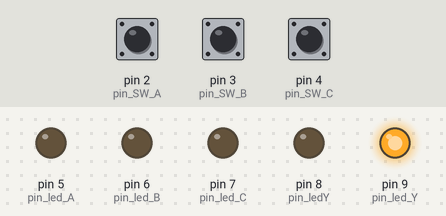
Simulated run of this sketch. Board: Arduino Uno, built with avr-gcc and run on an emulated ATmega328P. On the bench: output pins drawn as LEDs (lit = HIGH). The test bench sets the inputs (shaded band); at power-on: pin 2 (pin_SW_A) HIGH, pin 3 (pin_SW_B) HIGH, pin 4 (pin_SW_C) HIGH.

Above: at 1.2 s.
1.3 s: pin 2 (pin_SW_A) pulled LOW for 0.15 s
At 1.37 s:
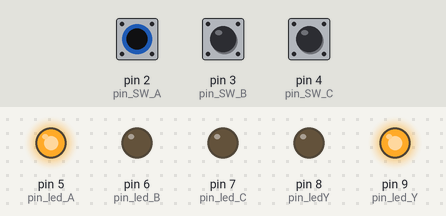
2.9 s: pin 3 (pin_SW_B) pulled LOW for 0.15 s
At 2.97 s:
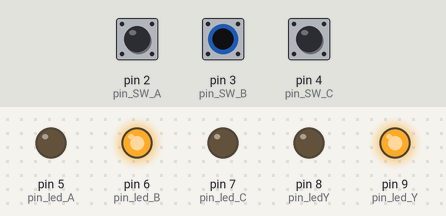
4.5 s: pin 4 (pin_SW_C) pulled LOW for 0.15 s
At 4.57 s:
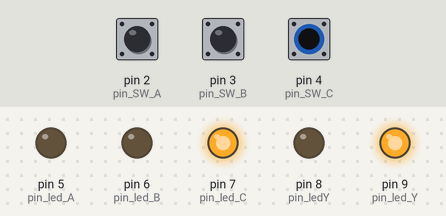
6.1 s: pin 4 (pin_SW_C) pulled LOW for 3.2 s
At 9.6 s:
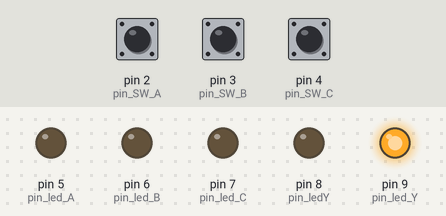
10.8 s: pin 2 (pin_SW_A) pulled LOW for 3.2 s
At 11.9 s:
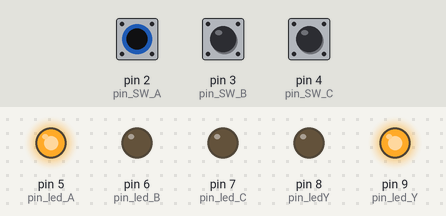
15.5 s: pin 2 (pin_SW_A) driven LOW and pin 3 (pin_SW_B) driven LOW
At 16.7 s:
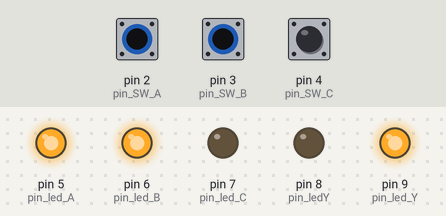
Timing chart, 0 to 18.0 s (numbered marks = the images above; inputs shaded):
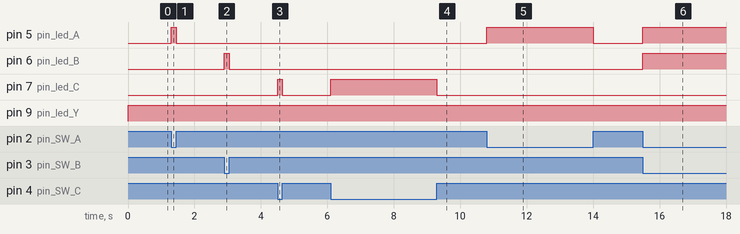

The sketch:

LV05_ZAD02.ino
```cpp
int pin_SW_A = 2;
int pin_SW_B = 3;
int pin_SW_C = 4;

int pin_ledY = 8;
int pin_led_Y = 9;

int pin_led_A = 5;
int pin_led_B = 6;
int pin_led_C = 7;

int button_A, button_B, button_C;

void setup() {
  pinMode(pin_SW_A, INPUT_PULLUP);
  pinMode(pin_SW_B, INPUT_PULLUP);
  pinMode(pin_SW_C, INPUT_PULLUP);

  pinMode(pin_led_A, OUTPUT);
  pinMode(pin_led_B, OUTPUT);
  pinMode(pin_led_C, OUTPUT);

  pinMode(pin_ledY, OUTPUT);
  pinMode(pin_led_Y, OUTPUT);
}

void loop() {
  button_A = digitalRead(pin_SW_A);
  button_B = digitalRead(pin_SW_B);
  button_C = digitalRead(pin_SW_C);

  if(button_A == 0){
    digitalWrite(pin_led_A, HIGH);
  }
  else{
    digitalWrite(pin_led_A, LOW);
  }

  if(button_B == 0){
    digitalWrite(pin_led_B, HIGH);
  }
  else{
    digitalWrite(pin_led_B, LOW);
  }

  if(button_C == 0){
    digitalWrite(pin_led_C, HIGH);
  }
  else{
    digitalWrite(pin_led_C, LOW);
  }


  if(button_A==0 && button_B==0 && button_C==0){
    digitalWrite(pin_ledY, HIGH);
    digitalWrite(pin_led_Y, LOW);
  }
  else{
    digitalWrite(pin_ledY, LOW);
    digitalWrite(pin_led_Y, HIGH);
  }
}
```

Measured:
- after the input at 1.3 s, pin 5 (pin_led_A): LOW → HIGH at once, → LOW 0.15 s later
- after the input at 2.9 s, pin 6 (pin_led_B): LOW → HIGH at once, → LOW 0.15 s later
- after the input at 4.5 s, pin 7 (pin_led_C): LOW → HIGH at once, → LOW 0.15 s later
- after the input at 6.1 s, pin 7 (pin_led_C): LOW → HIGH at once, → LOW 3.2 s later
- after the input at 10.8 s, pin 5 (pin_led_A): LOW → HIGH at once, → LOW 3.2 s later
- after the input at 15.5 s, pin 5 (pin_led_A), pin 6 (pin_led_B): LOW → HIGH at once
